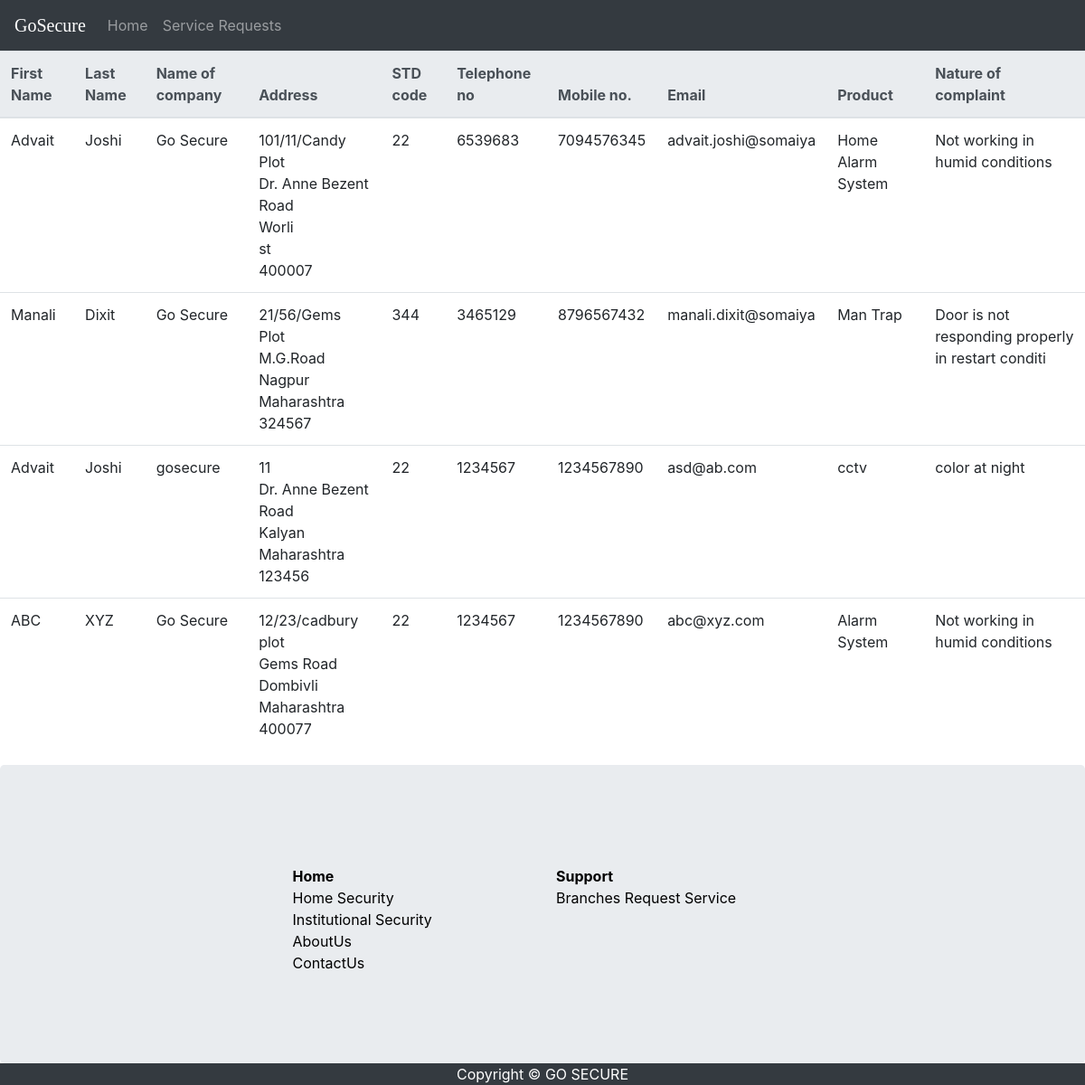
Screenshot of /GoSecure/showRequest.php with the database file from the repository.
### tables this page shows
CREATE TABLE IF NOT EXISTS `requestservice` (
  `name` varchar(20) NOT NULL,
  `lastname` varchar(20) NOT NULL,
  `Name of Company` varchar(50) NOT NULL,
  `Bldg / Flat / Plot` varchar(50) NOT NULL,
  `Street name` varchar(50) NOT NULL,
  `City` varchar(50) NOT NULL,
  `State` varchar(50) NOT NULL,
  `Pin Code` varchar(50) NOT NULL,
  `STD Code` smallint(20) NOT NULL,
  `TelePhone No` varchar(10) NOT NULL,
  `Mobile No` varchar(10) NOT NULL,
  `Email` varchar(20) NOT NULL,
  `Product` varchar(50) NOT NULL,
  `Nature Of Complaint` varchar(50) NOT NULL
);

### GoSecure/showRequest.php (the view, shortened to what this page needs)
<?php
	$con=mysqli_connect("localhost","root","","bhavik");
	$result=mysqli_query($con,"select * from RequestService");
?>
<!doctype html>
<html lang="en">
  <head>
    <link rel="stylesheet" href="https://maxcdn.bootstrapcdn.com/bootstrap/4.0.0-beta.2/css/bootstrap.min.css" >
  </head>
  <body>
    <nav class="navbar navbar navbar-expand-lg navbar-dark bg-dark">
  <a class="navbar-brand" href="#"><font face="Lucida Handwriting"> GoSecure </font></a>
  <div class="collapse navbar-collapse" id="navbarNavDropdown">
    <ul class="navbar-nav">
      <li class="nav-item">
        <a class="nav-link" href="admin_home.php">Home <span class="sr-only">(current)</span></a>
      </li>
      <li class="nav-item">
      	<a href="showRequest.php" class="nav-link">Service Requests</a>
      </li>
    </ul>
  </div>
</nav>
<table class="table">
  <thead class="thead-light">
    <tr>
      <th scope="col">First Name</th>
      <th scope="col">Last Name</th>
      <th scope="col">Name of company</th>
      <th scope="col">Address</th>
      <th scope="col">STD code</th>
      <th scope="col">Telephone no</th>
      <th scope="col">Mobile no.</th>
      <th scope="col">Email</th>
      <th scope="col">Product</th>
      <th scope="col">Nature of complaint</th>
    </tr>
  </thead>
  <tbody>
    <?php
    while($row=mysqli_fetch_array($result))
    {
    	echo "<tr>
      		<td> $row[0]</td>
      		<td>$row[1]</td>
      		<td>$row[2]</td>
      		<td>$row[3]<br>
      			$row[4]<br>
      			$row[5]<br>
      			$row[6]<br>
      			$row[7]<br>
      		</td>
      		<td>$row[8]</td>
      		<td>$row[9]</td>
      		<td>$row[10]</td>
      		<td>$row[11]</td>
      		<td>$row[12]</td>
      		<td>$row[13]</td>
   		 </tr>";
	}
    ?>
  </tbody>
</table>
		<div class="jumbotron">
			<br>
			<div class=row>
			<div class=col>
			</div>
			<div class=col>
			<a href="index.php"><strong>Home</strong></a><br>
			<a href="product.php">Home Security<br></a>
			<a href="InstProduct.php">Institutional Security</a><br>
			<a href="AboutUs.html">AboutUs</a><br>
			<a href="contactus.html">ContactUs</a>
			</div>
			<div class=col>
			<a href=><strong>Support</strong></a><br>
			<a href="branches.html">Branches</a>
			<a href="form.php">Request Service</a>
			</div>
				<div class=col>
			</div>
		</div>
</div>
<div id="bot" class="navbar-dark bg-dark">
		<center>Copyright &copy; GO SECURE</center>
	</div>
</body>
</html>

### GoSecure/showRequest.php (style rules this page uses)
a { color:black; }
#bot { color: white; }
.jumbotron { position: relative; margin-bottom: 0; }
.row > .col,.col-lg-4,.col-md-6,.col-sm-12 { margin:2% 0% 3% 0%; }

### rows the page displays
requestservice: name "Advait", lastname "Joshi", Name of Company "Go Secure", value "101/11/Candy Plot", Street name "Dr. Anne Bezent Road", City "Worli", State "st", Pin Code "400007", STD Code "22", TelePhone No "6539683", Mobile No "7094576345", Email "advait.joshi@somaiya", Product "Home Alarm System", Nature Of Complaint "Not working in humid conditions"
requestservice: name "Manali", lastname "Dixit", Name of Company "Go Secure", value "21/56/Gems Plot", Street name "M.G.Road", City "Nagpur", State "Maharashtra", Pin Code "324567", STD Code "344", TelePhone No "3465129", Mobile No "8796567432", Email "manali.dixit@somaiya", Product "Man Trap", Nature Of Complaint "Door is not responding properly in restart conditi"
requestservice: name "Advait", lastname "Joshi", Name of Company "gosecure", value "11", Street name "Dr. Anne Bezent Road", City "Kalyan", State "Maharashtra", Pin Code "123456", STD Code "22", TelePhone No "1234567", Mobile No "1234567890", Email "asd@ab.com", Product "cctv", Nature Of Complaint "color at night"
requestservice: name "ABC", lastname "XYZ", Name of Company "Go Secure", value "12/23/cadbury plot", Street name "Gems Road", City "Dombivli", State "Maharashtra", Pin Code "400077", STD Code "22", TelePhone No "1234567", Mobile No "1234567890", Email "abc@xyz.com", Product "Alarm System", Nature Of Complaint "Not working in humid conditions"
